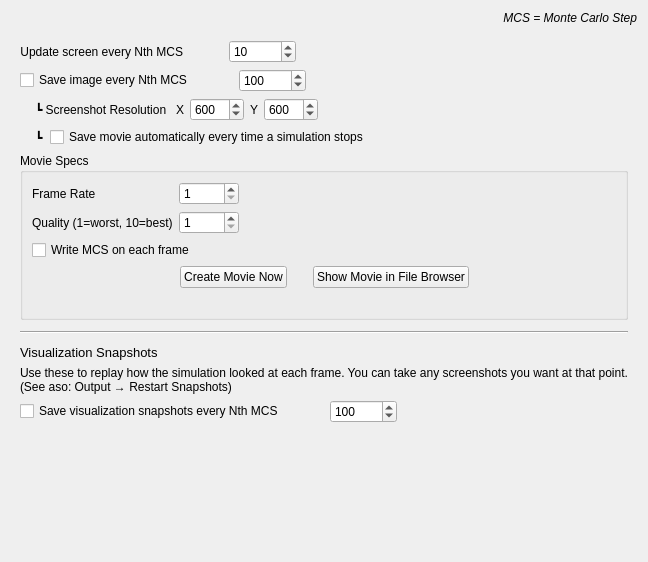
     <widget class="QWidget" name="tab_screenshots_movies">
      <attribute name="title">
       <string>Screenshots/Movies</string>
      </attribute>
      <layout class="QVBoxLayout" name="verticalLayout_21">
       <item>
        <widget class="QLabel" name="label_37">
         <property name="font">
          <font>
           <italic>true</italic>
          </font>
         </property>
         <property name="text">
          <string>MCS = Monte Carlo Step</string>
         </property>
         <property name="alignment">
          <set>Qt::AlignRight|Qt::AlignTrailing|Qt::AlignVCenter</set>
         </property>
        </widget>
       </item>
       <item>
        <widget class="QFrame" name="frame_17">
         <layout class="QVBoxLayout" name="verticalLayout_4">
          <item>
           <layout class="QHBoxLayout" name="horizontalLayout_16">
            <item>
             <layout class="QHBoxLayout" name="horizontalLayout_3">
              <item>
               <widget class="QLabel" name="label_5">
                <property name="toolTip">
                 <string>&lt;html&gt;&lt;head/&gt;&lt;body&gt;&lt;p&gt;How often the scene will refresh—reduce for better performance&lt;/p&gt;&lt;/body&gt;&lt;/html&gt;</string>
                </property>
                <property name="text">
                 <string>Update screen every Nth MCS</string>
                </property>
                <property name="alignment">
                 <set>Qt::AlignRight|Qt::AlignTrailing|Qt::AlignVCenter</set>
                </property>
               </widget>
              </item>
              <item>
               <spacer name="horizontalSpacer">
                <property name="orientation">
                 <enum>Qt::Horizontal</enum>
                </property>
                <property name="sizeType">
                 <enum>QSizePolicy::Fixed</enum>
                </property>
                <property name="sizeHint" stdset="0">
                 <size>
                  <width>40</width>
                  <height>20</height>
                 </size>
                </property>
               </spacer>
              </item>
              <item>
               <widget class="QSpinBox" name="updateScreenSpinBox">
                <property name="toolTip">
                 <string>&lt;html&gt;&lt;head/&gt;&lt;body&gt;&lt;p&gt;How often the scene will refresh—reduce for better performance&lt;/p&gt;&lt;/body&gt;&lt;/html&gt;</string>
                </property>
                <property name="minimum">
                 <number>1</number>
                </property>
                <property name="maximum">
                 <number>1000000000</number>
                </property>
                <property name="value">
                 <number>10</number>
                </property>
               </widget>
              </item>
             </layout>
            </item>
            <item>
             <spacer name="horizontalSpacer_11">
              <property name="orientation">
               <enum>Qt::Horizontal</enum>
              </property>
              <property name="sizeHint" stdset="0">
               <size>
                <width>40</width>
                <height>20</height>
               </size>
              </property>
             </spacer>
            </item>
           </layout>
          </item>
          <item>
           <layout class="QHBoxLayout" name="horizontalLayout_31">
            <item>
             <layout class="QHBoxLayout" name="horizontalLayout_15">
              <item>
               <widget class="QCheckBox" name="outputImagesCheckBox">
                <property name="toolTip">
                 <string>&lt;html&gt;&lt;head/&gt;&lt;body&gt;&lt;p&gt;Enables screenshot output&lt;/p&gt;&lt;/body&gt;&lt;/html&gt;</string>
                </property>
                <property name="text">
                 <string>Save image every Nth MCS</string>
                </property>
               </widget>
              </item>
              <item>
               <spacer name="horizontalSpacer_7">
                <property name="orientation">
                 <enum>Qt::Horizontal</enum>
                </property>
                <property name="sizeType">
                 <enum>QSizePolicy::Fixed</enum>
                </property>
                <property name="sizeHint" stdset="0">
                 <size>
                  <width>40</width>
                  <height>20</height>
                 </size>
                </property>
               </spacer>
              </item>
              <item>
               <widget class="QSpinBox" name="saveImageSpinBox">
                <property name="toolTip">
                 <string>&lt;html&gt;&lt;head/&gt;&lt;body&gt;&lt;p&gt;Screenshot output frequency&lt;/p&gt;&lt;/body&gt;&lt;/html&gt;</string>
                </property>
                <property name="minimum">
                 <number>1</number>
                </property>
                <property name="maximum">
                 <number>1000000000</number>
                </property>
                <property name="value">
                 <number>100</number>
                </property>
               </widget>
              </item>
             </layout>
            </item>
            <item>
             <spacer name="horizontalSpacer_25">
              <property name="orientation">
               <enum>Qt::Horizontal</enum>
              </property>
              <property name="sizeHint" stdset="0">
               <size>
                <width>40</width>
                <height>20</height>
               </size>
              </property>
             </spacer>
            </item>
           </layout>
          </item>
          <item>
           <layout class="QHBoxLayout" name="horizontalLayout_32">
            <item>
             <layout class="QHBoxLayout" name="horizontalLayout_17">
              <item>
               <spacer name="horizontalSpacer_6">
                <property name="orientation">
                 <enum>Qt::Horizontal</enum>
                </property>
                <property name="sizeType">
                 <enum>QSizePolicy::Fixed</enum>
                </property>
                <property name="sizeHint" stdset="0">
                 <size>
                  <width>15</width>
                  <height>20</height>
                 </size>
                </property>
               </spacer>
              </item>
              <item>
               <widget class="QLabel" name="label_13">
                <property name="text">
                 <string>┗ Screenshot Resolution </string>
                </property>
               </widget>
              </item>
              <item>
               <layout class="QHBoxLayout" name="horizontalLayout_22">
                <item>
                 <widget class="QLabel" name="label_16">
                  <property name="text">
                   <string>X</string>
                  </property>
                 </widget>
                </item>
                <item>
                 <widget class="QSpinBox" name="screenshot_X_SB">
                  <property name="toolTip">
                   <string>&lt;html&gt;&lt;head/&gt;&lt;body&gt;&lt;p&gt;Screenshot resolution (x-size)&lt;/p&gt;&lt;/body&gt;&lt;/html&gt;</string>
                  </property>
                  <property name="maximum">
                   <number>5000</number>
                  </property>
                  <property name="value">
                   <number>600</number>
                  </property>
                 </widget>
                </item>
               </layout>
              </item>
              <item>
               <layout class="QHBoxLayout" name="horizontalLayout_23">
                <item>
                 <widget class="QLabel" name="label_17">
                  <property name="text">
                   <string>Y</string>
                  </property>
                 </widget>
                </item>
                <item>
                 <widget class="QSpinBox" name="screenshot_Y_SB">
                  <property name="toolTip">
                   <string>&lt;html&gt;&lt;head/&gt;&lt;body&gt;&lt;p&gt;Screenshot resolution (y-size)&lt;/p&gt;&lt;/body&gt;&lt;/html&gt;</string>
                  </property>
                  <property name="maximum">
                   <number>5000</number>
                  </property>
                  <property name="value">
                   <number>600</number>
                  </property>
                 </widget>
                </item>
               </layout>
              </item>
             </layout>
            </item>
            <item>
             <spacer name="horizontalSpacer_24">
              <property name="orientation">
               <enum>Qt::Horizontal</enum>
              </property>
              <property name="sizeHint" stdset="0">
               <size>
                <width>40</width>
                <height>20</height>
               </size>
              </property>
             </spacer>
            </item>
           </layout>
          </item>
          <item>
           <layout class="QHBoxLayout" name="horizontalLayout_10">
            <item>
             <spacer name="horizontalSpacer_9">
              <property name="orientation">
               <enum>Qt::Horizontal</enum>
              </property>
              <property name="sizeType">
               <enum>QSizePolicy::Fixed</enum>
              </property>
              <property name="sizeHint" stdset="0">
               <size>
                <width>15</width>
                <height>20</height>
               </size>
              </property>
             </spacer>
            </item>
            <item>
             <widget class="QLabel" name="label_39">
              <property name="sizePolicy">
               <sizepolicy hsizetype="Fixed" vsizetype="Preferred">
                <horstretch>0</horstretch>
                <verstretch>0</verstretch>
               </sizepolicy>
              </property>
              <property name="text">
               <string>┗</string>
              </property>
             </widget>
            </item>
            <item>
             <widget class="QCheckBox" name="automaticMovieCheckBox">
              <property name="toolTip">
               <string>&lt;html&gt;&lt;head/&gt;&lt;body&gt;&lt;p&gt;When you click the Stop button or run a simulation until completion, a video will be saved with these settings&lt;/p&gt;&lt;/body&gt;&lt;/html&gt;</string>
              </property>
              <property name="text">
               <string>Save movie automatically every time a simulation stops</string>
              </property>
             </widget>
            </item>
           </layout>
          </item>
          <item>
           <layout class="QHBoxLayout" name="horizontalLayout_14">
            <item>
             <widget class="QGroupBox" name="groupBox_18">
              <property name="title">
               <string>Movie Specs</string>
              </property>
              <layout class="QVBoxLayout" name="verticalLayout_18">
               <item>
                <layout class="QHBoxLayout" name="horizontalLayout_39">
                 <item>
                  <layout class="QFormLayout" name="formLayout_3">
                   <item row="0" column="0">
                    <widget class="QLabel" name="label_26">
                     <property name="toolTip">
                      <string>&lt;html&gt;&lt;head/&gt;&lt;body&gt;&lt;p&gt;How quickly the movie will play, as measured in frames per second (FPS)&lt;/p&gt;&lt;/body&gt;&lt;/html&gt;</string>
                     </property>
                     <property name="text">
                      <string>Frame Rate</string>
                     </property>
                    </widget>
                   </item>
                   <item row="0" column="1">
                    <widget class="QSpinBox" name="frameRateSpinBox">
                     <property name="minimumSize">
                      <size>
                       <width>60</width>
                       <height>0</height>
                      </size>
                     </property>
                     <property name="toolTip">
                      <string>&lt;html&gt;&lt;head/&gt;&lt;body&gt;&lt;p&gt;How quickly the movie will play, as measured in frames per second (FPS)&lt;/p&gt;&lt;/body&gt;&lt;/html&gt;</string>
                     </property>
                     <property name="minimum">
                      <number>1</number>
                     </property>
                     <property name="maximum">
                      <number>360</number>
                     </property>
                    </widget>
                   </item>
                   <item row="1" column="0">
                    <widget class="QLabel" name="label_27">
                     <property name="toolTip">
                      <string>&lt;html&gt;&lt;head/&gt;&lt;body&gt;&lt;p&gt;Video quality&lt;/p&gt;&lt;/body&gt;&lt;/html&gt;</string>
                     </property>
                     <property name="text">
                      <string>Quality (1=worst, 10=best)</string>
                     </property>
                    </widget>
                   </item>
                   <item row="1" column="1">
                    <widget class="QSpinBox" name="movieQualitySpinBox">
                     <property name="sizePolicy">
                      <sizepolicy hsizetype="Minimum" vsizetype="Fixed">
                       <horstretch>0</horstretch>
                       <verstretch>0</verstretch>
                      </sizepolicy>
                     </property>
                     <property name="minimumSize">
                      <size>
                       <width>60</width>
                       <height>0</height>
                      </size>
                     </property>
                     <property name="toolTip">
                      <string>&lt;html&gt;&lt;head/&gt;&lt;body&gt;&lt;p&gt;Video quality&lt;/p&gt;&lt;/body&gt;&lt;/html&gt;</string>
                     </property>
                     <property name="minimum">
                      <number>1</number>
                     </property>
                     <property name="maximum">
                      <number>10</number>
                     </property>
                    </widget>
                   </item>
                  </layout>
                 </item>
                 <item>
                  <spacer name="horizontalSpacer_37">
                   <property name="orientation">
                    <enum>Qt::Horizontal</enum>
                   </property>
                   <property name="sizeHint" stdset="0">
                    <size>
                     <width>40</width>
                     <height>20</height>
                    </size>
                   </property>
                  </spacer>
                 </item>
                </layout>
               </item>
               <item>
                <widget class="QCheckBox" name="writeMCSCheckbox">
                 <property name="toolTip">
                  <string>&lt;html&gt;&lt;head/&gt;&lt;body&gt;&lt;p&gt;Displays the current Monte Carlo Step in the video (recommended, but movies take longer to create)&lt;/p&gt;&lt;/body&gt;&lt;/html&gt;</string>
                 </property>
                 <property name="text">
                  <string>Write MCS on each frame</string>
                 </property>
                </widget>
               </item>
               <item>
                <layout class="QHBoxLayout" name="horizontalLayout_40">
                 <item>
                  <spacer name="horizontalSpacer_32">
                   <property name="orientation">
                    <enum>Qt::Horizontal</enum>
                   </property>
                   <property name="sizeHint" stdset="0">
                    <size>
                     <width>40</width>
                     <height>20</height>
                    </size>
                   </property>
                  </spacer>
                 </item>
                 <item>
                  <widget class="QPushButton" name="createMovieButton">
                   <property name="sizePolicy">
                    <sizepolicy hsizetype="Fixed" vsizetype="Fixed">
                     <horstretch>0</horstretch>
                     <verstretch>0</verstretch>
                    </sizepolicy>
                   </property>
                   <property name="toolTip">
                    <string>&lt;html&gt;&lt;head/&gt;&lt;body&gt;&lt;p&gt;Generate a movie from any simulation you choose&lt;/p&gt;&lt;/body&gt;&lt;/html&gt;</string>
                   </property>
                   <property name="text">
                    <string>Create Movie Now</string>
                   </property>
                  </widget>
                 </item>
                 <item>
                  <spacer name="horizontalSpacer_29">
                   <property name="orientation">
                    <enum>Qt::Horizontal</enum>
                   </property>
                   <property name="sizeType">
                    <enum>QSizePolicy::Preferred</enum>
                   </property>
                   <property name="sizeHint" stdset="0">
                    <size>
                     <width>20</width>
                     <height>20</height>
                    </size>
                   </property>
                  </spacer>
                 </item>
                 <item>
                  <widget class="QPushButton" name="showMovieInFileExplorerButton">
                   <property name="toolTip">
                    <string>&lt;html&gt;&lt;head/&gt;&lt;body&gt;&lt;p&gt;Opens the file browser to the simulation directory where a movie has most recently been created&lt;/p&gt;&lt;/body&gt;&lt;/html&gt;</string>
                   </property>
                   <property name="text">
                    <string>Show Movie in File Browser</string>
                   </property>
                  </widget>
                 </item>
                 <item>
                  <spacer name="horizontalSpacer_34">
                   <property name="orientation">
                    <enum>Qt::Horizontal</enum>
                   </property>
                   <property name="sizeHint" stdset="0">
                    <size>
                     <width>40</width>
                     <height>20</height>
                    </size>
                   </property>
                  </spacer>
                 </item>
                </layout>
               </item>
               <item>
                <layout class="QVBoxLayout" name="verticalLayout_26">
                 <item>
                  <widget class="QLabel" name="createMovieResultLabel">
                   <property name="text">
                    <string/>
                   </property>
                   <property name="alignment">
                    <set>Qt::AlignCenter</set>
                   </property>
                  </widget>
                 </item>
                </layout>
               </item>
              </layout>
             </widget>
            </item>
           </layout>
          </item>
          <item>
           <spacer name="verticalSpacer_12">
            <property name="orientation">
             <enum>Qt::Vertical</enum>
            </property>
            <property name="sizeType">
             <enum>QSizePolicy::Fixed</enum>
            </property>
            <property name="sizeHint" stdset="0">
             <size>
              <width>20</width>
              <height>5</height>
             </size>
            </property>
           </spacer>
          </item>
          <item>
           <widget class="Line" name="line_5">
            <property name="orientation">
             <enum>Qt::Horizontal</enum>
            </property>
           </widget>
          </item>
          <item>
           <spacer name="verticalSpacer_13">
            <property name="orientation">
             <enum>Qt::Vertical</enum>
            </property>
            <property name="sizeType">
             <enum>QSizePolicy::Fixed</enum>
            </property>
            <property name="sizeHint" stdset="0">
             <size>
              <width>20</width>
              <height>5</height>
             </size>
            </property>
           </spacer>
          </item>
          <item>
           <widget class="QLabel" name="label_38">
            <property name="font">
             <font>
              <pointsize>10</pointsize>
             </font>
            </property>
            <property name="text">
             <string>Visualization Snapshots</string>
            </property>
           </widget>
          </item>
          <item>
           <widget class="QLabel" name="label_40">
            <property name="text">
             <string>&lt;html&gt;&lt;head/&gt;&lt;body&gt;&lt;p&gt;Use these to replay how the simulation looked at each frame. You can take any screenshots you want at that point. &lt;br/&gt;(See aso: Output → Restart Snapshots)&lt;/p&gt;&lt;/body&gt;&lt;/html&gt;</string>
            </property>
           </widget>
          </item>
          <item>
           <layout class="QHBoxLayout" name="horizontalLayout_21">
            <item>
             <widget class="QCheckBox" name="outputLatticeDataCheckBox">
              <property name="toolTip">
               <string>&lt;html&gt;&lt;head/&gt;&lt;body&gt;&lt;p&gt;Enables periodic saving of the entire lattice.&lt;/p&gt;&lt;/body&gt;&lt;/html&gt;</string>
              </property>
              <property name="text">
               <string>Save visualization snapshots every Nth MCS</string>
              </property>
             </widget>
            </item>
            <item>
             <spacer name="horizontalSpacer_8">
              <property name="orientation">
               <enum>Qt::Horizontal</enum>
              </property>
              <property name="sizeType">
               <enum>QSizePolicy::Fixed</enum>
              </property>
              <property name="sizeHint" stdset="0">
               <size>
                <width>40</width>
                <height>20</height>
               </size>
              </property>
             </spacer>
            </item>
            <item>
             <widget class="QSpinBox" name="saveLatticeSpinBox">
              <property name="toolTip">
               <string>&lt;html&gt;&lt;head/&gt;&lt;body&gt;&lt;p&gt;Controls how often to save the entire lattice.&lt;/p&gt;&lt;/body&gt;&lt;/html&gt;</string>
              </property>
              <property name="minimum">
               <number>1</number>
              </property>
              <property name="maximum">
               <number>1000000000</number>
              </property>
              <property name="value">
               <number>100</number>
              </property>
             </widget>
            </item>
            <item>
             <spacer name="horizontalSpacer_22">
              <property name="orientation">
               <enum>Qt::Horizontal</enum>
              </property>
              <property name="sizeHint" stdset="0">
               <size>
                <width>40</width>
                <height>20</height>
               </size>
              </property>
             </spacer>
            </item>
           </layout>
          </item>
         </layout>
        </widget>
       </item>
       <item>
        <spacer name="verticalSpacer">
         <property name="orientation">
          <enum>Qt::Vertical</enum>
         </property>
         <property name="sizeHint" stdset="0">
          <size>
           <width>20</width>
           <height>119</height>
          </size>
         </property>
        </spacer>
       </item>
      </layout>
     </widget>
